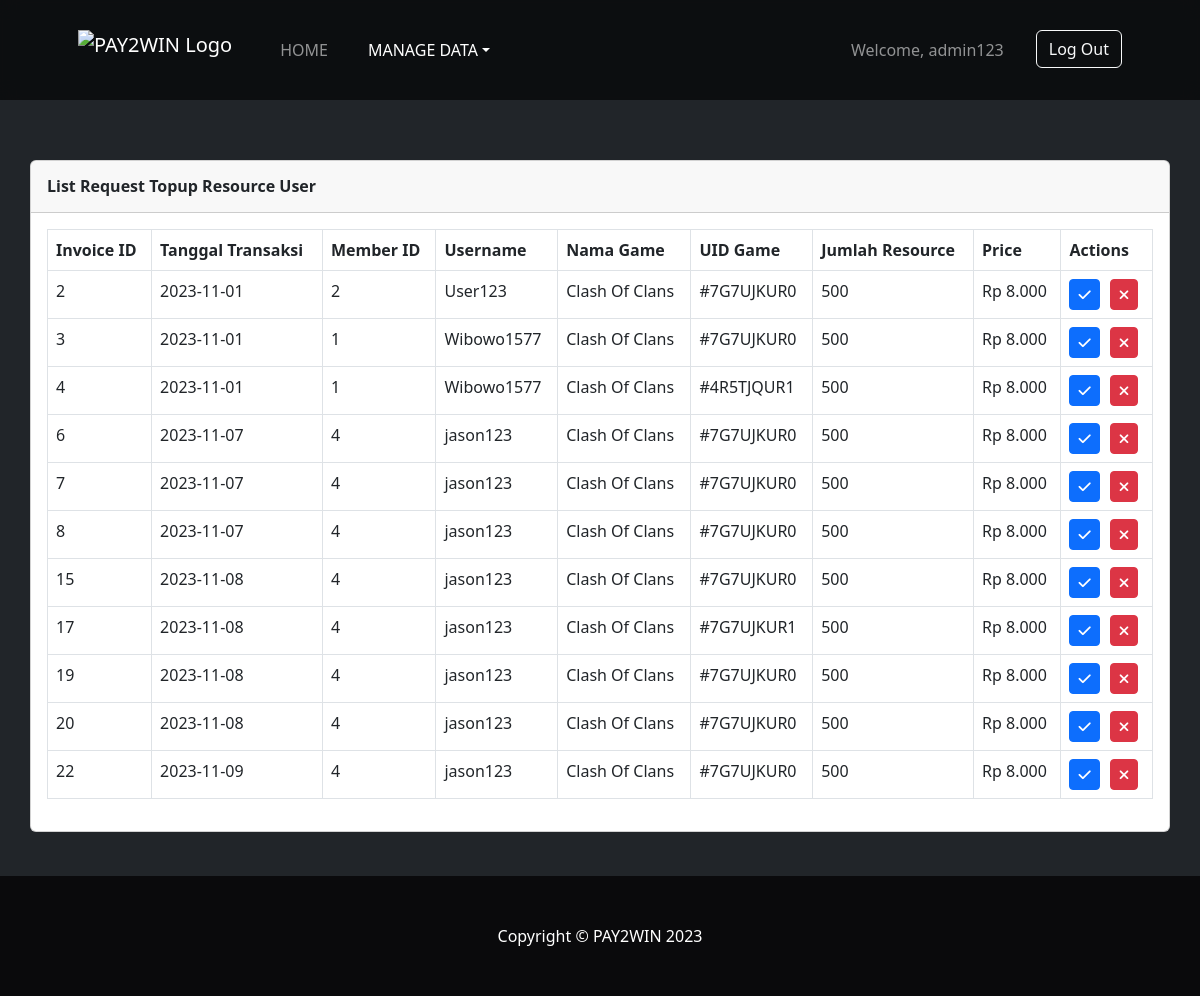
The app's page /manage_transaksi.php (signed in), older data.
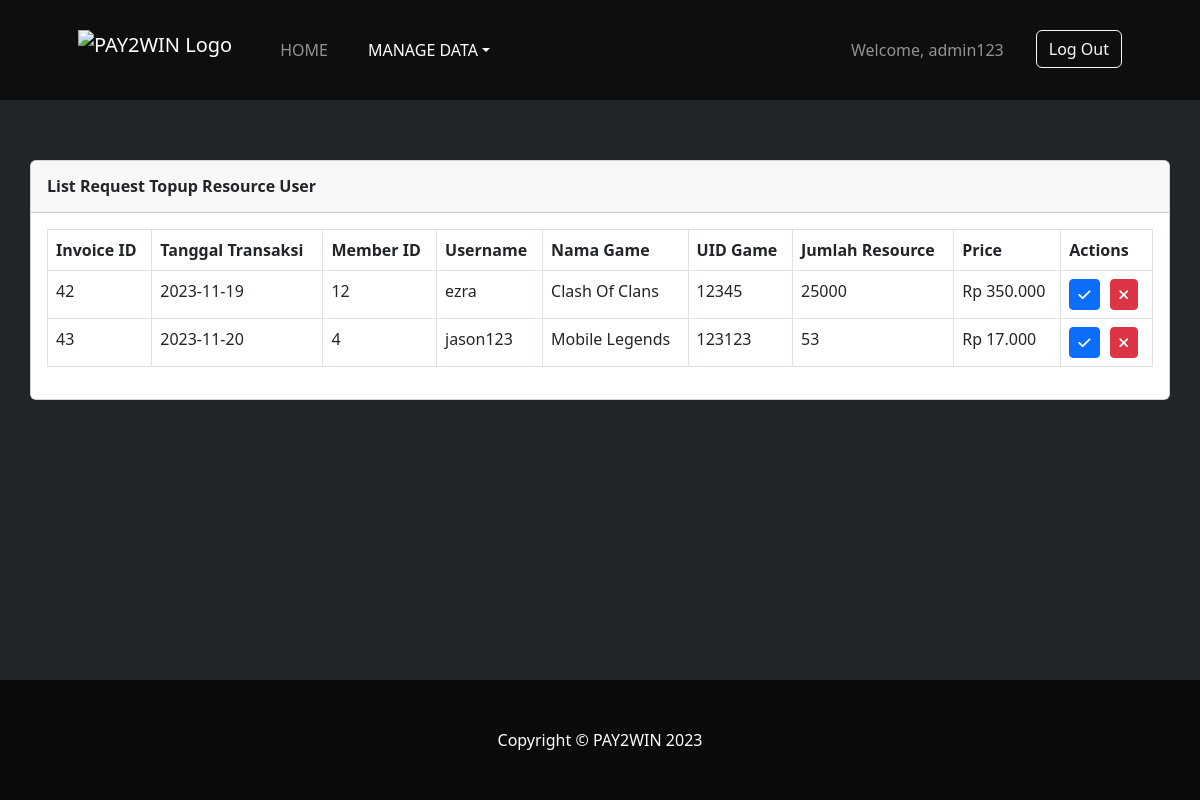
The same page, newer data.
### tables this page shows
CREATE TABLE `users` (
  `member_id` int(11) NOT NULL,
  `email` varchar(30) NOT NULL,
  `password` varchar(25) NOT NULL,
  `no_telepon` varchar(25) NOT NULL,
  `username` varchar(20) NOT NULL,
  `saldo` int(100) NOT NULL,
  `admin_access` int(1) DEFAULT NULL
);

CREATE TABLE `invoice` (
  `invoice_id` int(11) NOT NULL,
  `tanggal_transaksi` date NOT NULL,
  `uid_game` varchar(50) NOT NULL,
  `status_transaksi` int(10) NOT NULL,
  `item_id` int(11) DEFAULT NULL,
  `member_id` int(11) DEFAULT NULL
);

CREATE TABLE `game` (
  `game_id` int(11) NOT NULL,
  `game_name` varchar(30) DEFAULT NULL,
  `deskripsi` varchar(100) DEFAULT NULL,
  `logo` varchar(255) DEFAULT NULL,
  `gambar_deskripsi` varchar(255) DEFAULT NULL
);

CREATE TABLE `item` (
  `item_id` int(11) NOT NULL,
  `status_stok` int(11) NOT NULL DEFAULT 1,
  `nominal_topup` int(10) NOT NULL,
  `harga_satuan` int(10) NOT NULL,
  `resource_image` varchar(255) DEFAULT NULL,
  `game_id` int(11) DEFAULT NULL
);

### manage_transaksi.php (the view, shortened to what the changed rows need)
<?php
include 'db_conn.php';
$stmt = $pdo->query(
    "SELECT h.history_id, u.member_id, u.username, u.email, h.tanggal_request, h.nominal_isi_saldo
    FROM users u
    JOIN history_isi_saldo h
    ON u.member_id = h.member_id WHERE h.status_isi_saldo = 0;"
);
$rows = $stmt->fetchAll(PDO::FETCH_ASSOC);
if (isset($_SESSION['user'])) {
    $stmt = $pdo->query(
        "SELECT * FROM users
        INNER JOIN invoice
            ON users.member_id = invoice.member_id
        INNER JOIN item
            ON invoice.item_id = item.item_id
        INNER JOIN game
            ON item.game_id = game.game_id WHERE invoice.status_transaksi = 0;"
    );
    $rows = $stmt->fetchAll(PDO::FETCH_ASSOC);
} else {
    header('location: login.php');
    exit;
}
?>
<!DOCTYPE html>
<html lang="en">
<head>
    <link rel="stylesheet" href="https://cdnjs.cloudflare.com/ajax/libs/twitter-bootstrap/5.3.0/css/bootstrap.min.css">
    <link rel="stylesheet" href="https://cdn.datatables.net/1.13.6/css/dataTables.bootstrap5.min.css">
</head>
<body class="bg-dark">
    <div id="wrapper">
        <div id="content-wrapper" class="d-flex flex-column">
            <div id="content">
                <div class="container" style="padding: 160px 0 20px 0;">
                    <div class="card mb-4">
                        <div class="card-body">
                            <div class="table-responsive">
                                <table class="table table-bordered" id="dataTable" width="100%" cellspacing="0">
                                    <thead>
                                        <tr>
                                            <th>Invoice ID</th>
                                            <th>Tanggal Transaksi</th>
                                            <th>Member ID</th>
                                            <th>Username</th>
                                            <th>Nama Game</th>
                                            <th>UID Game</th>
                                            <th>Jumlah Resource</th>
                                            <th>Price</th>
                                            <th>Actions</th>
                                        </tr>
                                    </thead>
                                    <tbody>
                                        <?php
                                        foreach ($rows as $row) {
                                            $invoiceId = $row["invoice_id"];
                                            $tanggal_request = $row["tanggal_transaksi"];
                                            $memberId = $row["member_id"];
                                            $username = $row["username"];
                                            $nama_game = $row["game_name"];
                                            $uid_game = $row["uid_game"];
                                            $jml_resource = $row["nominal_topup"];
                                            $harga = $row["harga_satuan"];
                                            echo "<tr>";
                                            echo "<td>$invoiceId</td>";
                                            echo "<td>$tanggal_request</td>";
                                            echo "<td>$memberId</td>";
                                            echo "<td>$username</td>";
                                            echo "<td>$nama_game</td>";
                                            echo "<td>$uid_game</td>";
                                            echo "<td>$jml_resource</td>";
                                            echo "<td> Rp " . number_format($harga, 0, ',', '.') . "</td>";
                                            echo "<td><button class='acc-req-btn btn btn-primary btn-sm' data-invoice-id='$invoiceId' data-member-id='$memberId' data-harga='$harga'><i class='fa-solid fa-check'></i></button>";
                                            echo "<button class='dec-req-btn btn btn-danger btn-sm' data-invoice-id='$invoiceId' data-member-id='$memberId' data-harga='$harga' style='margin-left:10px;'><i class='fa-solid fa-xmark'></i></button></td>";
                                            echo "</tr>";
                                        }
                                        ?>
                                    </tbody>
                                </table>
                            </div>
                        </div>
                    </div>
                </div>
            </div>
        </div>
    </div>
</body>
</html>

Row changes from the older to the newer data that the page shows:
no longer on this page (row unchanged): users: invoice.invoice_id "2", invoice.tanggal_transaksi "2023-11-01", invoice.member_id "2", username "User123", game.game_name "Clash Of Clans", invoice.uid_game "#7G7UJKUR0", item.nominal_topup "500", item.harga_satuan "8.000"
no longer on this page (row edited): users: invoice.invoice_id "3", invoice.tanggal_transaksi "2023-11-01", invoice.member_id "1", username "Wibowo1577", game.game_name "Clash Of Clans", invoice.uid_game "#7G7UJKUR0", item.nominal_topup "500", item.harga_satuan "8.000", invoice.invoice_id "4", invoice.uid_game "#4R5TJQUR1"
no longer on one of the page's lists (row edited): users: invoice.invoice_id "7", invoice.tanggal_transaksi "2023-11-07", invoice.member_id "4", username "jason123", game.game_name "Clash Of Clans", invoice.uid_game "#7G7UJKUR0", item.nominal_topup "500", item.harga_satuan "8.000", invoice.invoice_id "8", invoice.invoice_id "15", invoice.tanggal_transaksi "2023-11-08", invoice.invoice_id "17", invoice.uid_game "#7G7UJKUR1", invoice.invoice_id "19", invoice.invoice_id "20", invoice.invoice_id "22", invoice.tanggal_transaksi "2023-11-09"
added users: invoice.invoice_id "42", invoice.tanggal_transaksi "2023-11-19", invoice.member_id "12", username "ezra", game.game_name "Clash Of Clans", invoice.uid_game "12345", item.nominal_topup "25000", item.harga_satuan "350.000"
changed users "jason123": invoice.invoice_id "6" → "43"; invoice.tanggal_transaksi "2023-11-07" → "2023-11-20"; game.game_name "Clash Of Clans" → "Mobile Legends"; invoice.uid_game "#7G7UJKUR0" → "123123"; item.nominal_topup "500" → "53"; item.harga_satuan "8.000" → "17.000"
